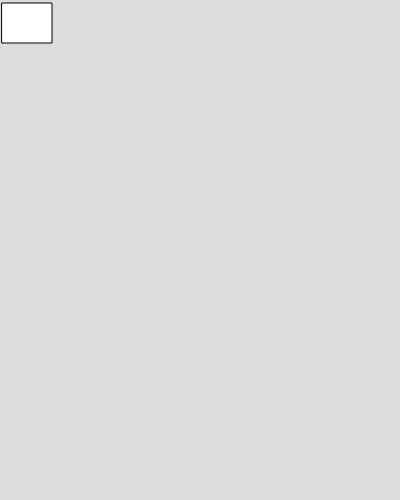
Frame 1 (no input)
Frame 60 (no input): identical to frame 1, image omitted
Frame 120 (the mouse pressed at the canvas centre since frame 60): identical to frame 1, image omitted

The p5.js sketch that drew this single still picture (run headless with seeded random() and noise() and a simulated clock; from frame 60 on, the mouse is pressed at the canvas centre):

// p5.js sketch
// ── sketch.js
function setup() {
  createCanvas(400, 500);
}

function draw() {
  background(220);
  //point(200,200);
  //Ahora voy a dibujar una linea:
  //line(1,3,200,500)
  //triangle(158,55,290,91,290,400);
  rect(2,3,50,40)

  
}
